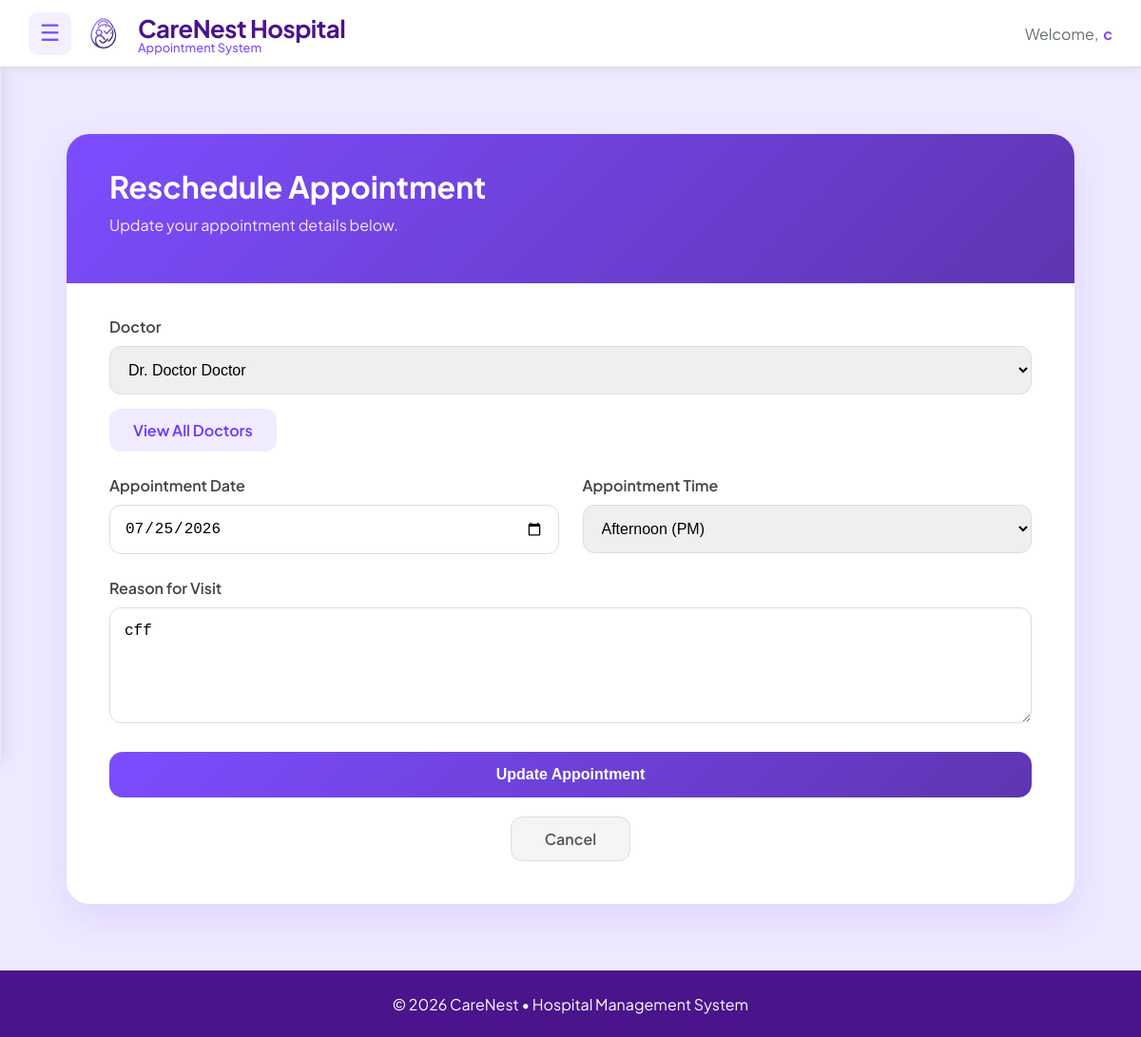
Screenshot of /patient/appointment/appointment_booking?reschedule=19 (signed in) with the database file from the repository.
### main/models.py (models this page shows)
class Appointment(models.Model):
    STATUS_CHOICES = [
        ('Waiting', 'Waiting'),
        ('Pending', 'Pending'),
        ('Confirmed', 'Confirmed'),
        ('Completed', 'Completed'),
        ('Cancelled', 'Cancelled'),
    ]
    TIME_PERIOD_CHOICES = [
        ('AM', 'AM'),
        ('PM', 'PM'),
    ]
    patient = models.ForeignKey(
        Patient,
        on_delete=models.CASCADE,
        related_name='appointments'
    )
    doctor = models.ForeignKey(
        Doctor,
        on_delete=models.CASCADE,
        related_name='appointments'
    )
    date = models.DateField()
    time_period = models.CharField(
        max_length=2,
        choices=TIME_PERIOD_CHOICES,
        default='AM'
    )
    reason = models.TextField()
    status = models.CharField(
        max_length=15,
        choices=STATUS_CHOICES,
        default='Pending'
    )
    created_at = models.DateTimeField(auto_now_add=True)

### main/views.py (the view, shortened to what this page needs)
# urls.py: path( "patient/appointment/appointment_booking",views.book_appointment,name="appointment_booking"),
@login_required
def book_appointment(request):
    patient = request.user.patient_profile
    appointment = None
    doctors = Doctor.objects.all()
    reschedule_id = request.GET.get("reschedule")
    if reschedule_id:
        appointment = get_object_or_404(
            Appointment,
            id=reschedule_id,
            patient=patient
        )
    return render(
        request,
        "patients/appointment/appointment_booking.html",
        {
            "appointment": appointment,
            "doctors": doctors,
        }
    )

### main/templates/patients/appointment/appointment_booking.html (shortened to what this page needs)
{% extends "includes/dashboard_base.html" %}
{% load static %}
{% block content %}
{% block extra_css %}
<link rel="stylesheet" href="{% static 'css/patient_appointment_booking.css' %}">
{% endblock %}
<div class="appointment-wrapper">
    <div class="appointment-card">
        <div class="card-header">
            <h2>
                {% if appointment %}
                    Reschedule Appointment
                {% else %}
                    Book Appointment
                {% endif %}
            </h2>
            <p>
                {% if appointment %}
                    Update your appointment details below.
                {% else %}
                    Schedule your consultation with one of our doctors.
                {% endif %}
            </p>
        </div>
        <form method="POST">
            <div class="form-group">
                <label>Doctor</label>
                <select name="doctor" required>
                    {% for doctor in doctors %}
                    <option value="{{ doctor.id }}"
                        {% if appointment and appointment.doctor.id == doctor.id %}
                            selected
                        {% endif %}>
                        Dr. {{ doctor.user.get_full_name }}
                    </option>
                    {% endfor %}
                </select>
                <a href="{% url 'doctor_list' %}" class="view-doctor-btn">
                    View All Doctors
                </a>
            </div>
            <div class="form-row">
                <div class="form-group">
                    <label>Appointment Date</label>
                    <input
                        type="date"
                        name="date"
                        value="{% if appointment %}{{ appointment.date|date:'Y-m-d' }}{% endif %}"
                        required>
                </div>
                <div class="form-group">
                    <label>Appointment Time</label>
                    <select name="time_period" required>
                        <option value="PM"
                            {% if appointment and appointment.time_period == "PM" %}
                                selected
                            {% endif %}>
                            Afternoon (PM)
                        </option>
                    </select>
                </div>
            </div>
            <div class="form-group">
                <label>Reason for Visit</label>
                <textarea
                    name="reason"
                    rows="5"
                    placeholder="Enter your reason for visit...">{% if appointment %}{{ appointment.reason }}{% endif %}</textarea>
            </div>
            <div class="button-group">
             <button type="button" class="book-btn" onclick="confirmBooking()">
    {% if appointment %}
        Update Appointment
    {% else %}
        Book Appointment
    {% endif %}
</button>
                <div class="cancel-wrapper">
                    <a href="{% url 'patient_appointment_list' %}" class="cancel-btn">
                        Cancel
                    </a>
                </div>
            </div>
        </form>
    </div>
{% endblock %}

### main/templates/includes/dashboard_base.html (shortened to what this page needs)
{% load static %}
<!DOCTYPE html>
<html lang="en">
<head>
    <link rel="stylesheet" href="{% static 'css/dashboard_base.css' %}">
</head>
<body>
    <header class="dashboard-header">
        <div class="header-left">
            <button class="menu-btn" id="menu-toggle">
                ☰
            </button>
            <div class="brand">
                <img src="{% static 'images/CarenestLOGO.png' %}" alt="CareNest Logo" class="logo">
                <div class="brand-text">
                    <span class="hospital-name">CareNest Hospital</span>
                    <span class="tagline">Appointment System</span>
                </div>
            </div>
        </div>
        <div class="header-right">
            <span class="welcome-text">Welcome,</span>
            <span class="user-name">
                {{ request.user.first_name }}
            </span>
        </div>
    </header>
    <main class="dashboard-content" id="dashboard-content">
    {% block content %}
    {% endblock %}
</main>
    <footer class="dashboard-footer">
        <p>
            © 2026 CareNest • Hospital Management System
        </p>
    </footer>
</body>
</html>

### main/static/css/dashboard_base.css (style rules this page uses)
:root { --header-height:70px; --footer-height:70px; --sidebar-width:260px; --primary-purple:#7c4dff; --soft-purple:#f3f0ff; --deep-purple:#4a148c; --text-main:#2d3436; --text-muted:#636e72; --white:#ffffff; }
body { margin:0; font-family:'Plus Jakarta Sans',sans-serif; background:#fafaff; color:var(--text-main); min-height:100vh; display:flex; flex-direction:column; }
.dashboard-header { position:sticky; top:0; z-index:1000; height:70px; display:flex; justify-content:space-between; align-items:center; padding:0 30px; background:var(--white); border-bottom:1px solid #ddd0ff; box-shadow:0 2px 10px rgba(0,0,0,.05); }
.header-left { display:flex; align-items:center; gap:18px; }
.menu-btn { width:45px; height:45px; border:none; border-radius:10px; background:var(--soft-purple); color:var(--primary-purple); font-size:24px; cursor:pointer; transition:.3s; }
.brand { display:flex; align-items:center; gap:12px; }
.logo { width:32px; height:32px; object-fit:contain; margin-right:8px; }
.brand-text { display:flex; flex-direction:column; }
.hospital-name { font-size: 1.6rem; font-weight: 700; color: var(--deep-purple); letter-spacing: -0.5px; }
.tagline { font-size: 0.8rem; color: var(--primary-purple); font-weight: 500; margin-top: -4px; }
.header-right { display:flex; align-items:center; gap:5px; font-size:16px; }
.welcome-text { color:var(--text-muted); }
.user-name { font-weight:700; color:var(--primary-purple); }
.dashboard-content { flex:1; padding:30px; transition:margin-left .3s ease; background:#eee9ff; min-height:calc(100vh - var(--header-height) - var(--footer-height)); }
.dashboard-footer { height:70px; background:var(--deep-purple); color:white; display:flex; justify-content:center; align-items:center; flex-shrink:0; }

### main/static/css/patient_appointment_booking.css (style rules this page uses)
.appointment-wrapper { width:100%; min-height:calc(100vh - 130px); display:flex; justify-content:center; align-items:flex-start; padding:40px; box-sizing:border-box; }
.appointment-card { width:100%; max-width:1100px; background:#ffffff; padding:45px; border-radius:24px; box-sizing:border-box; box-shadow: 0 15px 35px rgba(124,77,255,.12); }
.card-header { margin:-45px -45px 35px; padding:35px 45px; background:linear-gradient(135deg,#7c4dff,#5e35b1); border-radius:24px 24px 0 0; }
.card-header h2 { margin:0; font-size:32px; color:#fff; }
.card-header p { margin-top:10px; color:rgba(255,255,255,.90); }
.form-group { display:flex; flex-direction:column; margin-bottom:25px; }
.form-group label { margin-bottom:10px; font-weight:600; color:#444; }
.form-group input, .form-group select, .form-group textarea { width:100%; padding:15px; border-radius:12px; border:1px solid #ddd; font-size:16px; box-sizing:border-box; }
.form-row { display:grid; grid-template-columns:1fr 1fr; gap:25px; }
.button-group { margin-top:30px; }
.book-btn { width:100%; padding:15px; border:none; border-radius:14px; background:linear-gradient( 135deg, #7c4dff, #5e35b1 ); color:white; font-size:16px; font-weight:700; cursor:pointer; }
.view-doctor-btn { margin-top:15px; width:max-content; display:inline-block; padding:12px 25px; border-radius:12px; background:#f0ebff; color:#6a35ff; text-decoration:none; font-weight:600; }
.cancel-wrapper { margin-top:20px; text-align:center; }
.cancel-btn { display:inline-block; padding:12px 35px; border-radius:12px; background:#f5f5f5; color:#555; text-decoration:none; font-weight:600; border:1px solid #ddd; }

### rows the page displays
Appointment: doctor "Dr. Doctor Doctor", date "07/25/2026", time_period "Afternoon (PM)", reason "cff"

### other values shown
{{ request.user.first_name }} "c"
